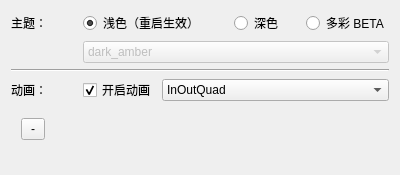
<?xml version="1.0" encoding="UTF-8"?>
<ui version="4.0">
 <class>settings</class>
 <widget class="QWidget" name="settings">
  <property name="geometry">
   <rect>
    <x>0</x>
    <y>0</y>
    <width>400</width>
    <height>175</height>
   </rect>
  </property>
  <property name="windowTitle">
   <string>Form</string>
  </property>
  <layout class="QGridLayout" name="gridLayout">
   <item row="0" column="0">
    <widget class="QLabel" name="label_theme">
     <property name="text">
      <string>主题：</string>
     </property>
    </widget>
   </item>
   <item row="0" column="1" colspan="2">
    <widget class="QRadioButton" name="radio_light">
     <property name="text">
      <string>浅色（重启生效）</string>
     </property>
     <property name="checked">
      <bool>true</bool>
     </property>
    </widget>
   </item>
   <item row="0" column="3">
    <widget class="QRadioButton" name="radio_dark">
     <property name="text">
      <string>深色</string>
     </property>
    </widget>
   </item>
   <item row="0" column="4">
    <widget class="QRadioButton" name="radio_colorful">
     <property name="text">
      <string>多彩 BETA</string>
     </property>
    </widget>
   </item>
   <item row="1" column="1" colspan="4">
    <widget class="QComboBox" name="cmb_theme">
     <property name="enabled">
      <bool>false</bool>
     </property>
     <item>
      <property name="text">
       <string>dark_amber</string>
      </property>
     </item>
     <item>
      <property name="text">
       <string>dark_blue</string>
      </property>
     </item>
     <item>
      <property name="text">
       <string>dark_cyan</string>
      </property>
     </item>
     <item>
      <property name="text">
       <string>dark_lightgreen</string>
      </property>
     </item>
     <item>
      <property name="text">
       <string>dark_pink</string>
      </property>
     </item>
     <item>
      <property name="text">
       <string>dark_purple</string>
      </property>
     </item>
     <item>
      <property name="text">
       <string>dark_red</string>
      </property>
     </item>
     <item>
      <property name="text">
       <string>dark_teal</string>
      </property>
     </item>
     <item>
      <property name="text">
       <string>dark_yellow</string>
      </property>
     </item>
     <item>
      <property name="text">
       <string>light_amber</string>
      </property>
     </item>
     <item>
      <property name="text">
       <string>light_blue</string>
      </property>
     </item>
     <item>
      <property name="text">
       <string>light_cyan</string>
      </property>
     </item>
     <item>
      <property name="text">
       <string>light_cyan_500</string>
      </property>
     </item>
     <item>
      <property name="text">
       <string>light_lightgreen</string>
      </property>
     </item>
     <item>
      <property name="text">
       <string>light_pink</string>
      </property>
     </item>
     <item>
      <property name="text">
       <string>light_purple</string>
      </property>
     </item>
     <item>
      <property name="text">
       <string>light_red</string>
      </property>
     </item>
     <item>
      <property name="text">
       <string>light_teal</string>
      </property>
     </item>
     <item>
      <property name="text">
       <string>light_yellow</string>
      </property>
     </item>
    </widget>
   </item>
   <item row="2" column="0" colspan="5">
    <widget class="Line" name="line">
     <property name="orientation">
      <enum>Qt::Horizontal</enum>
     </property>
    </widget>
   </item>
   <item row="3" column="0">
    <widget class="QLabel" name="label_animation">
     <property name="text">
      <string>动画：</string>
     </property>
    </widget>
   </item>
   <item row="3" column="1">
    <widget class="QCheckBox" name="ckb_enable_animation">
     <property name="text">
      <string>开启动画</string>
     </property>
     <property name="checked">
      <bool>true</bool>
     </property>
    </widget>
   </item>
   <item row="3" column="2" colspan="3">
    <widget class="QComboBox" name="cmb_animation">
     <property name="currentIndex">
      <number>1</number>
     </property>
     <item>
      <property name="text">
       <string>Linear</string>
      </property>
     </item>
     <item>
      <property name="text">
       <string>InOutQuad</string>
      </property>
     </item>
     <item>
      <property name="text">
       <string>InOutCubic</string>
      </property>
     </item>
     <item>
      <property name="text">
       <string>InOutSine</string>
      </property>
     </item>
     <item>
      <property name="text">
       <string>InOutElastic</string>
      </property>
     </item>
     <item>
      <property name="text">
       <string>InOutBack</string>
      </property>
     </item>
     <item>
      <property name="text">
       <string>InOutBounce</string>
      </property>
     </item>
    </widget>
   </item>
   <item row="4" column="0" colspan="5">
    <widget class="QWidget" name="widget" native="true">
     <widget class="QToolButton" name="animation_example">
      <property name="geometry">
       <rect>
        <x>10</x>
        <y>10</y>
        <width>24</width>
        <height>22</height>
       </rect>
      </property>
      <property name="text">
       <string>-</string>
      </property>
     </widget>
    </widget>
   </item>
  </layout>
 </widget>
 <resources/>
 <connections/>
</ui>
